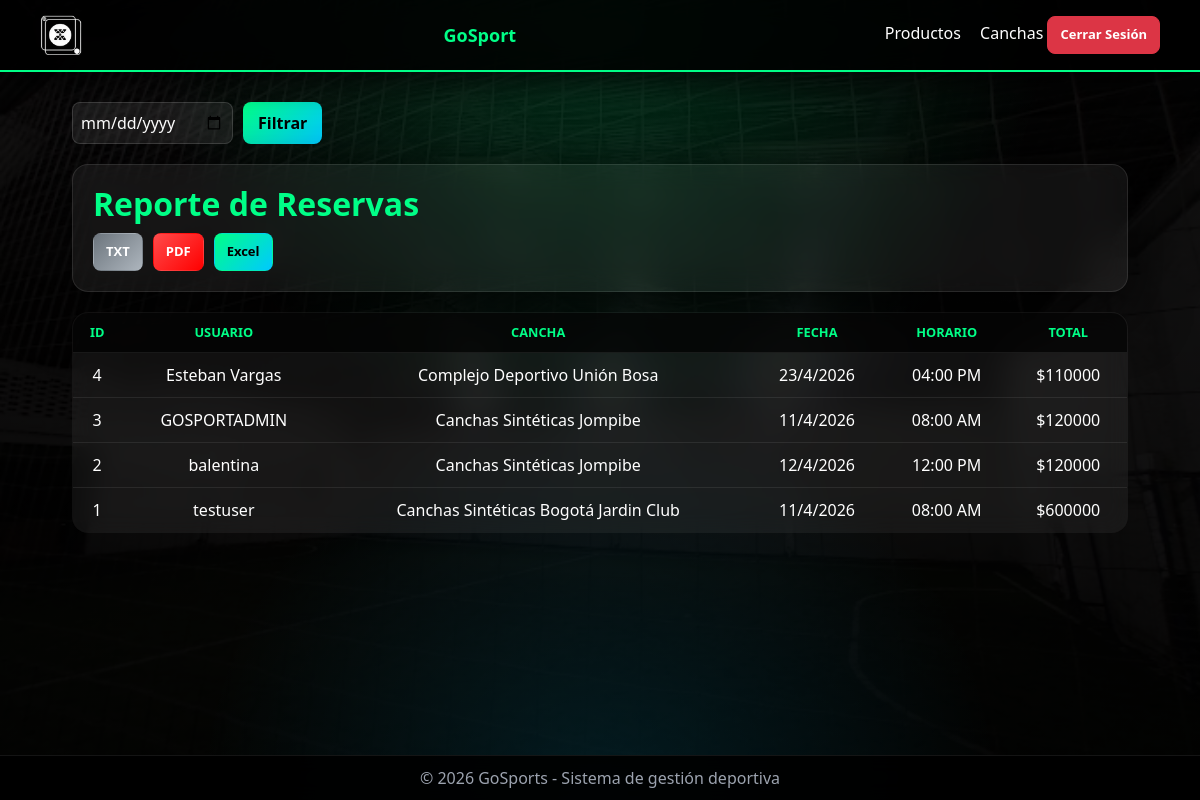
The app's page /reportes/reservas/, older data.
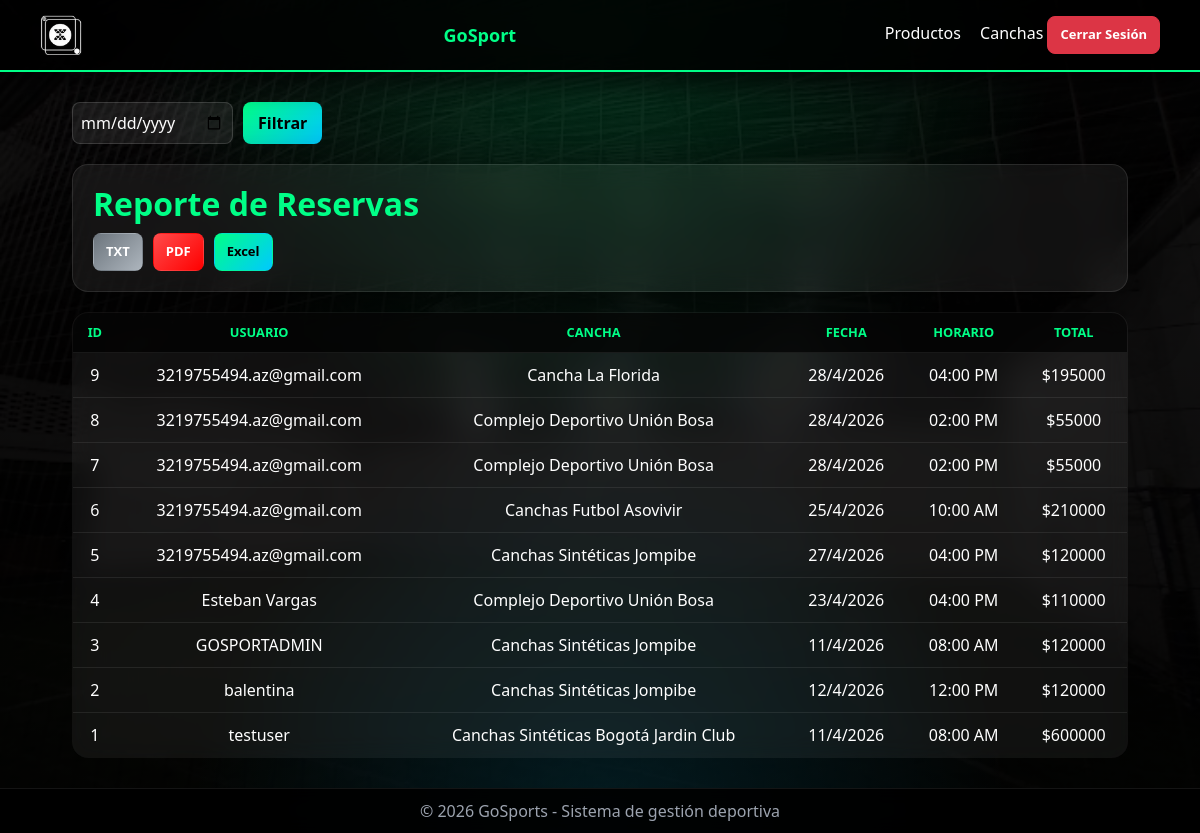
The same page, newer data.
### reservas/models.py (models this page shows, shortened)
class Reserva(models.Model):
    usuario = models.ForeignKey(User, on_delete=models.CASCADE, null=True, blank=True)
    cancha_nombre = models.CharField(max_length=200)
    fecha = models.CharField(max_length=30)
    horario = models.CharField(max_length=30)
    personas = models.IntegerField(default=1)
    horas = models.IntegerField(default=1)
    total = models.IntegerField(default=0)
    imagen = models.CharField(max_length=200, blank=True)
    creada = models.DateTimeField(auto_now_add=True)

### reportes/views.py (the view)
# urls.py: path('reservas/', views.reporte_reservas, name='reporte_reservas'),
def reporte_reservas(request):
    reservas = Reserva.objects.all().order_by('-creada')
    fecha = request.GET.get('fecha')
    if fecha:
        reservas = reservas.filter(fecha__icontains=fecha)
    return render(request, 'reportes/reporte.html', {
        'reservas': reservas,
        'fecha': fecha
    })

### reportes/templates/reportes/reporte.html (shortened to what this page needs)
{% load static %}
<!DOCTYPE html>
<html lang="es">
<head>
    <link href="https://cdn.jsdelivr.net/npm/bootstrap@5.3.0/dist/css/bootstrap.min.css" rel="stylesheet">
    <link rel="stylesheet" href="{% static 'css/reportes.css' %}">
</head>
<body>
<nav class="navbar">
    <img src="{% static 'img/icono.jpg' %}" class="me-2" style="height:40px;">
    <div class="logo">GoSport</div>
    <div class="nav-links">
        <a href="{% url 'productos:lista_productos' %}">Productos</a>
        <a href="{% url 'canchas:lista_canchas' %}">Canchas</a>
        <form method="post" action="{% url 'auth:logout' %}" style="display:inline;">
            <button type="submit" class="btn btn-danger btn-sm">
                Cerrar Sesión
            </button>
        </form>
    </div>
</nav>
<div class="container">
    <form method="GET" class="filtro">
        <input type="date" name="fecha" value="{{ fecha }}">
        <button type="submit" class="btn-filtrar">Filtrar</button>
    </form>
    <div class="card-reporte">
        <h2>Reporte de Reservas</h2>
        <div class="acciones">
            <a href="{% url 'reportes:exportar_txt' %}" class="btn btn-txt">TXT</a>
            <a href="{% url 'reportes:exportar_pdf' %}" class="btn btn-pdf">PDF</a>
            <a href="{% url 'reportes:exportar_excel' %}" class="btn btn-excel">Excel</a>
        </div>
    </div>
    <table class="tabla">
        <thead>
            <tr>
                <th>ID</th>
                <th>Usuario</th>
                <th>Cancha</th>
                <th>Fecha</th>
                <th>Horario</th>
                <th>Total</th>
            </tr>
        </thead>
        <tbody>
            {% for r in reservas %}
            <tr>
                <td>{{ r.id }}</td>
                <td>{{ r.usuario.username|default:"Anónimo" }}</td>
                <td>{{ r.cancha_nombre }}</td>
                <td>{{ r.fecha }}</td>
                <td>{{ r.horario }}</td>
                <td>${{ r.total }}</td>
            </tr>
            {% empty %}
            <tr>
                <td colspan="6">No hay reservas registradas</td>
            </tr>
            {% endfor %}
        </tbody>
    </table>
</div>
<footer class="footer">
    © 2026 GoSports - Sistema de gestión deportiva
</footer>
</body>
</html>

Row changes from the older to the newer data that the page shows:
added Reserva: id "9", usuario.username "3219755494.az@gmail.com", cancha_nombre "Cancha La Florida", fecha "28/4/2026", horario "04:00 PM", total "195000"
added Reserva: id "8", usuario.username "3219755494.az@gmail.com", cancha_nombre "Complejo Deportivo Unión Bosa", fecha "28/4/2026", horario "02:00 PM", total "55000"
added Reserva: id "7", usuario.username "3219755494.az@gmail.com", cancha_nombre "Complejo Deportivo Unión Bosa", fecha "28/4/2026", horario "02:00 PM", total "55000"
added Reserva: id "6", usuario.username "3219755494.az@gmail.com", cancha_nombre "Canchas Futbol Asovivir", fecha "25/4/2026", horario "10:00 AM", total "210000"
added Reserva: id "5", usuario.username "3219755494.az@gmail.com", cancha_nombre "Canchas Sintéticas Jompibe", fecha "27/4/2026", horario "04:00 PM", total "120000"
